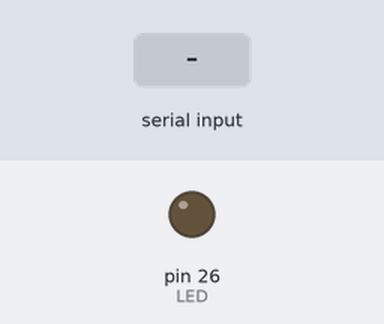
Recording of a sketch running on a simulated Arduino Mega 2560, built with avr-gcc and run on an emulated ATmega2560. Shown: output pins drawn as LEDs (lit = HIGH). The inputs (shaded band) are chosen by the test bench. What the sketch prints to the serial monitor is not drawn.

Above: at 1.2 s.
1.3 s: "!" received over Serial
At 2.2 s:
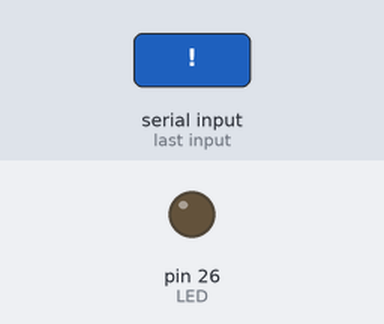
2.9 s: "Q" received over Serial
At 3.4 s:
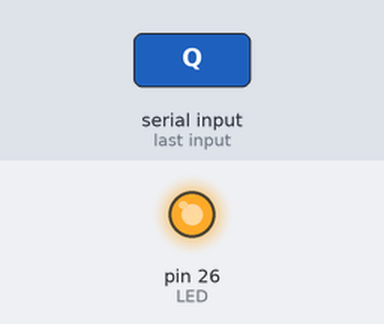
Timing chart, 0 to 9.4 s (numbered marks = the images above; inputs shaded):
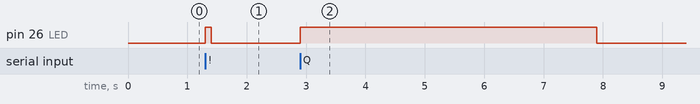

Measured:
- after the input at 1.3 s, pin 26 (LED): LOW → HIGH at once, → LOW 0.10 s later
- after the input at 2.9 s, pin 26 (LED): LOW → HIGH at once, → LOW 5.0 s later

The sketch:

led_test_withBANG.ino
```cpp
#define LED 26


String msg = "Hello, World!";

void wait(unsigned long duration_ms)
{
  unsigned long time_start = millis();
  unsigned long time_end = time_start;
  bool is_complete = false;
  while (!is_complete)
  {
    // 메시지 처리
    char req = Serial.read();
    brocker(req);

    unsigned long time_current = millis();

    if (time_current - time_start >= duration_ms)
    {
      time_end = millis();
      is_complete = true;
    }
  }
}


int switch0;  // Telescopic_drive_base에 부착되어, 함이 닫혔을 때, 눌린상태(0) 값 유지

void setup() {
  pinMode(LED, OUTPUT);
  digitalWrite(LED, LOW);

  Serial.begin(9600);

  pinMode(6, INPUT_PULLUP); //switch0;눌리지 않은 상태(기본 상태)에서 '1', 눌린 상태에서 '0' 출력
}

void loop() {
  char req = Serial.read();
  brocker(req);
}

void job_Q()
{
  // 1

  digitalWrite(LED, HIGH);  // 모터 동작
  msg = "0,Q,1";

  // 2

  wait(5000);

  // 3

  digitalWrite(LED, LOW);  // 모터 정지
  msg = "0,Q,0";
}

void job_W()
{
  // 1

  digitalWrite(LED, HIGH);  // 모터 동작
  msg = "0,W,1";

  // 2

  while(switch0 == 1)
  {
    Serial.print("");
  }

  // 3

  digitalWrite(LED, LOW);  // 모터 정지
  msg = "0,W,0";
}

void brocker(char req)
{
  if (req == '?')
  {
    Serial.println(msg);
  }
  else if (req == '!')
  {
    digitalWrite(LED, HIGH);
    delay(100);
    digitalWrite(LED, LOW);
  }
  else if (req == 'Q')
  {
    job_Q();
    Serial.println(msg);
  }
  else if (req == 'W')
  {
    job_W();
    Serial.println(msg);
  }
}
```
